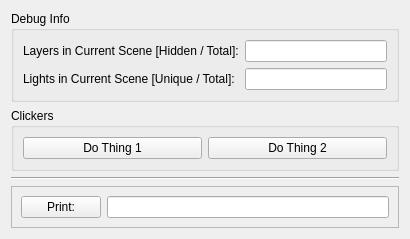
<?xml version="1.0" encoding="UTF-8"?>
<ui version="4.0">
 <class>Form</class>
 <widget class="QWidget" name="Form">
  <property name="geometry">
   <rect>
    <x>0</x>
    <y>0</y>
    <width>410</width>
    <height>223</height>
   </rect>
  </property>
  <property name="windowTitle">
   <string>Form</string>
  </property>
  <layout class="QGridLayout" name="gridLayout_2">
   <item row="5" column="1">
    <widget class="Line" name="line">
     <property name="orientation">
      <enum>Qt::Horizontal</enum>
     </property>
    </widget>
   </item>
   <item row="4" column="1">
    <spacer name="verticalSpacer">
     <property name="orientation">
      <enum>Qt::Vertical</enum>
     </property>
     <property name="sizeHint" stdset="0">
      <size>
       <width>20</width>
       <height>40</height>
      </size>
     </property>
    </spacer>
   </item>
   <item row="1" column="1">
    <widget class="QGroupBox" name="groupBox_debug">
     <property name="enabled">
      <bool>true</bool>
     </property>
     <property name="autoFillBackground">
      <bool>false</bool>
     </property>
     <property name="title">
      <string>Debug Info</string>
     </property>
     <property name="flat">
      <bool>false</bool>
     </property>
     <property name="checkable">
      <bool>false</bool>
     </property>
     <layout class="QGridLayout" name="gridLayout">
      <item row="2" column="0">
       <widget class="QLabel" name="label_2">
        <property name="text">
         <string>Lights in Current Scene [Unique / Total]:</string>
        </property>
       </widget>
      </item>
      <item row="2" column="1">
       <widget class="QLineEdit" name="jh_debug_light">
        <property name="alignment">
         <set>Qt::AlignRight|Qt::AlignTrailing|Qt::AlignVCenter</set>
        </property>
        <property name="readOnly">
         <bool>true</bool>
        </property>
       </widget>
      </item>
      <item row="1" column="1">
       <widget class="QLineEdit" name="jh_debug_layer">
        <property name="alignment">
         <set>Qt::AlignRight|Qt::AlignTrailing|Qt::AlignVCenter</set>
        </property>
        <property name="readOnly">
         <bool>true</bool>
        </property>
       </widget>
      </item>
      <item row="1" column="0">
       <widget class="QLabel" name="label">
        <property name="autoFillBackground">
         <bool>false</bool>
        </property>
        <property name="text">
         <string>Layers in Current Scene [Hidden / Total]:</string>
        </property>
       </widget>
      </item>
     </layout>
    </widget>
   </item>
   <item row="6" column="1">
    <widget class="QFrame" name="frame_2">
     <property name="frameShape">
      <enum>QFrame::StyledPanel</enum>
     </property>
     <property name="frameShadow">
      <enum>QFrame::Raised</enum>
     </property>
     <layout class="QHBoxLayout" name="horizontalLayout">
      <property name="spacing">
       <number>6</number>
      </property>
      <property name="leftMargin">
       <number>9</number>
      </property>
      <property name="rightMargin">
       <number>9</number>
      </property>
      <property name="bottomMargin">
       <number>9</number>
      </property>
      <item>
       <widget class="QPushButton" name="jh_lineprint_btn">
        <property name="sizePolicy">
         <sizepolicy hsizetype="Minimum" vsizetype="Fixed">
          <horstretch>0</horstretch>
          <verstretch>0</verstretch>
         </sizepolicy>
        </property>
        <property name="cursor">
         <cursorShape>PointingHandCursor</cursorShape>
        </property>
        <property name="toolTip">
         <string>Print the text in the input field to the Max listener.</string>
        </property>
        <property name="toolTipDuration">
         <number>5</number>
        </property>
        <property name="whatsThis">
         <string>Print the text in the input field to the Max listener.</string>
        </property>
        <property name="autoFillBackground">
         <bool>false</bool>
        </property>
        <property name="text">
         <string>Print:</string>
        </property>
        <property name="default">
         <bool>false</bool>
        </property>
        <property name="flat">
         <bool>false</bool>
        </property>
       </widget>
      </item>
      <item>
       <widget class="QLineEdit" name="jh_lineprint_input">
        <property name="readOnly">
         <bool>false</bool>
        </property>
        <property name="clearButtonEnabled">
         <bool>false</bool>
        </property>
       </widget>
      </item>
     </layout>
    </widget>
   </item>
   <item row="3" column="1">
    <widget class="QGroupBox" name="groupBox">
     <property name="title">
      <string>Clickers</string>
     </property>
     <layout class="QHBoxLayout" name="horizontalLayout_2">
      <item>
       <widget class="QPushButton" name="jh_thing1_btn">
        <property name="text">
         <string>Do Thing 1</string>
        </property>
       </widget>
      </item>
      <item>
       <widget class="QPushButton" name="jh_thing2_btn">
        <property name="text">
         <string>Do Thing 2</string>
        </property>
       </widget>
      </item>
     </layout>
    </widget>
   </item>
  </layout>
  <zorder>frame_2</zorder>
  <zorder>verticalSpacer</zorder>
  <zorder>line</zorder>
  <zorder>groupBox</zorder>
  <zorder>groupBox_debug</zorder>
 </widget>
 <resources/>
 <connections/>
</ui>
